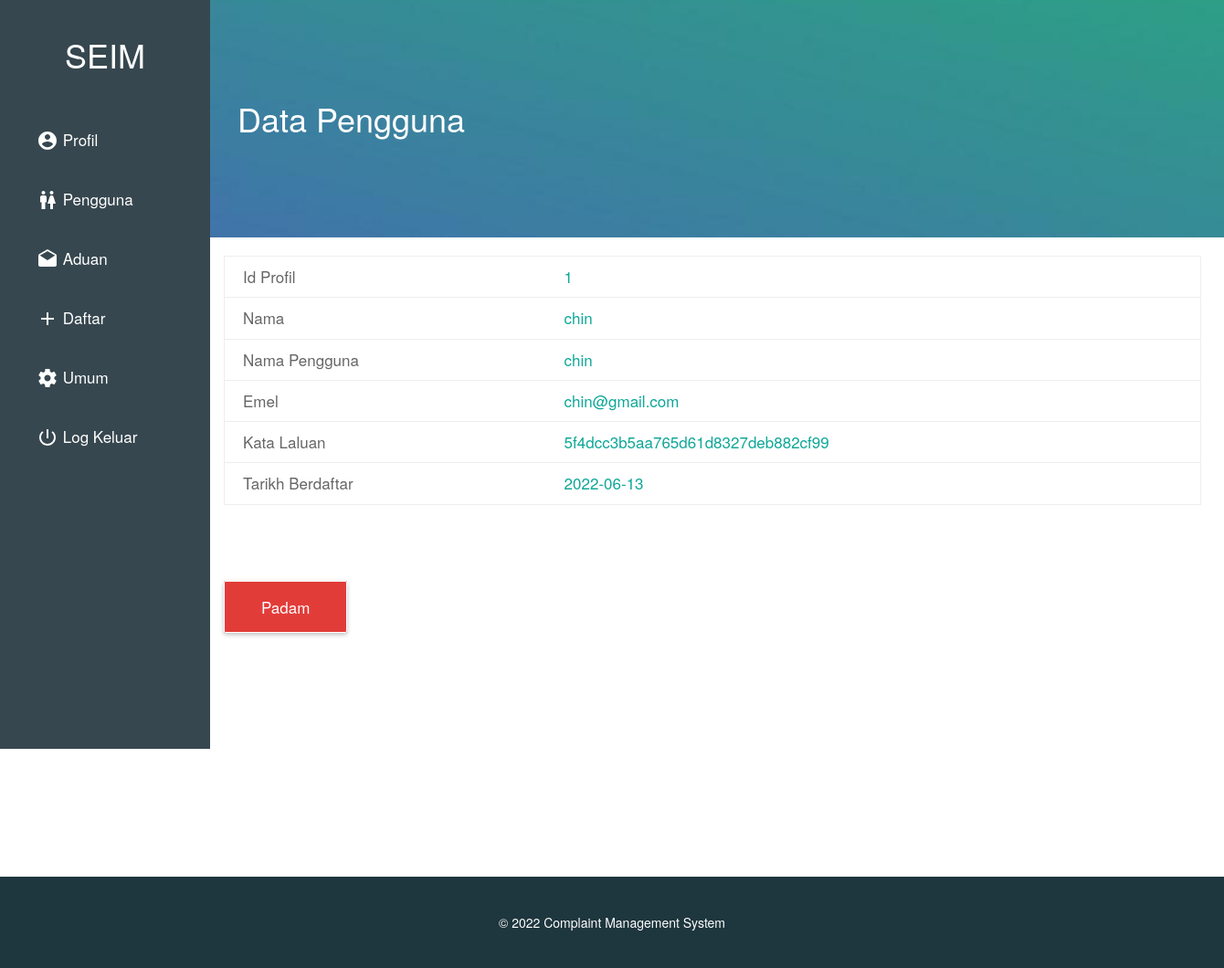
/admin/user_data.php?id=1 (signed in), run on the app's committed database.
### tables this page shows
CREATE TABLE `circle` (
  `id` int(11) NOT NULL,
  `name` varchar(20) NOT NULL,
  `username` varchar(20) NOT NULL,
  `email` varchar(30) NOT NULL,
  `password` varchar(20) NOT NULL,
  `date` date NOT NULL
);

### core/config.php (called while the page is built, shortened)
<?php
$web_name = "Complaint Management System";
?>

### admin/user_data.php (the view, shortened to what this page needs)
<?php
  require '../core/config.php';
  $id = $_GET['id'];
 ?>
<!DOCTYPE html>
<html>
  <head>
    <link rel="stylesheet" href="../files/css/bootstrap.css">
    <link rel="stylesheet" href="../files/css/custom.css">
  </head>
  <body>
  <?php require 'nav.php';?>
  <div class="animated fadeIn">
  <div class="cover main">
    <h1>Data Pengguna</h1>
  </div>
    <div class="div">
        <div class="col-lg-12 ">
          <table>
          <?php
            $query1=mysql_query("SELECT * FROM `circle` WHERE id='$id'");
            while( $arry=mysql_fetch_array($query1) ) {
               echo "<tr> <td> <b>Id Profil</b> </td>";
               echo "     <td> ".$arry['id']."</td> </tr>";
               echo "<tr> <td> <b> Nama </b> </td>";
               echo "     <td> ".$arry['name']."</td> </tr>";
               echo "<tr> <td> <b> Nama Pengguna </b> </td>";
               echo "     <td> ".$arry['username']."</td> </tr>";
               echo "<tr> <td> <b> Emel </b> </td>";
               echo "     <td> ".$arry['email']."</td> </tr>";
               echo "<tr> <td> <b> Kata Laluan </b> </td>";
               echo "     <td> ".md5($arry['password'])."</td> </tr>";
               echo "<tr> <td> <b> Tarikh Berdaftar  </b> </td>";
               echo "     <td> ".$arry['date']."</td></tr>";
             }
          ?>
          </table>
          <br><br><br><br>
          <?php
          echo "<a class='button logout' href ='delete.php?id=$id' onClick=\"javascript:return confirm ('Adakah anda ingin memadam data ?');\">Padam</a>";
           ?>
        </div>
      </div>
  <footer>
  <br><br>&copy <?php echo date("Y"); ?> <?php echo $web_name; ?>
  </footer>
  </div>
  </body>
</html>

### files/css/custom.css (style rules this page uses)
body { font-family:"Gotham A", Gotham, "Gotham SSm A", "Gotham SSm B", "Gotham SSm", "Proxima Nova", "Open Sans", "Helvetica font-weight: lighter; }
a,a:hover,a:focus,a:visited { color:#4db6ac; text-decoration: none!important; outline: 0px!important; }
a:-webkit-any-link { text-decoration: none;!important }
.cover { width:100%; height: 260px; background: #4db6ac url('../img/admin.jpg'); background-position: center center; background-size: cover; position: relative; float: left; z-index: 999; color: #fff; }
.main { padding-top: 90px; padding-left: 260px; padding-right: 30px; color:#fff; }
.div { width:1100px; min-height: 700px;; padding-top: 20px; background: #fff; position: relative; float: left; left: 230px; }
.button { position: relative; top: 20px; padding: 15px 40px; color: #fff!important; border-radius: 2px; box-shadow: 0 2px 5px rgba(0,0,0,.26); font-size: 17px; }
.logout { border: 1px solid #fff!important; background:#e23c39; }
table { width:100%; border-left: 1px solid #eee; border-right: 1px solid #eee; font-size: 17px; }
td { padding:10px; border-top: 1px solid #eee; border-bottom: 1px solid #eee; padding-left: 20px; color:#0ea798; }
table b { font-weight: lighter!important; color: #666; }
footer { width: 100%; height: 100px; background: #1e363e; position: relative; float: left; text-align: center; color: #fff; }
.animated { animation-duration: 1s; animation-fill-mode: both; }
.fadeIn { animation-name: fadeIn; }

### data on the page
circle: id "1", name "chin", username "chin", email "chin@gmail.com", password "5f4dcc3b5aa765d61d8327deb882cf99", date "2022-06-13"

### other printed values
$web_name "Complaint Management System"
